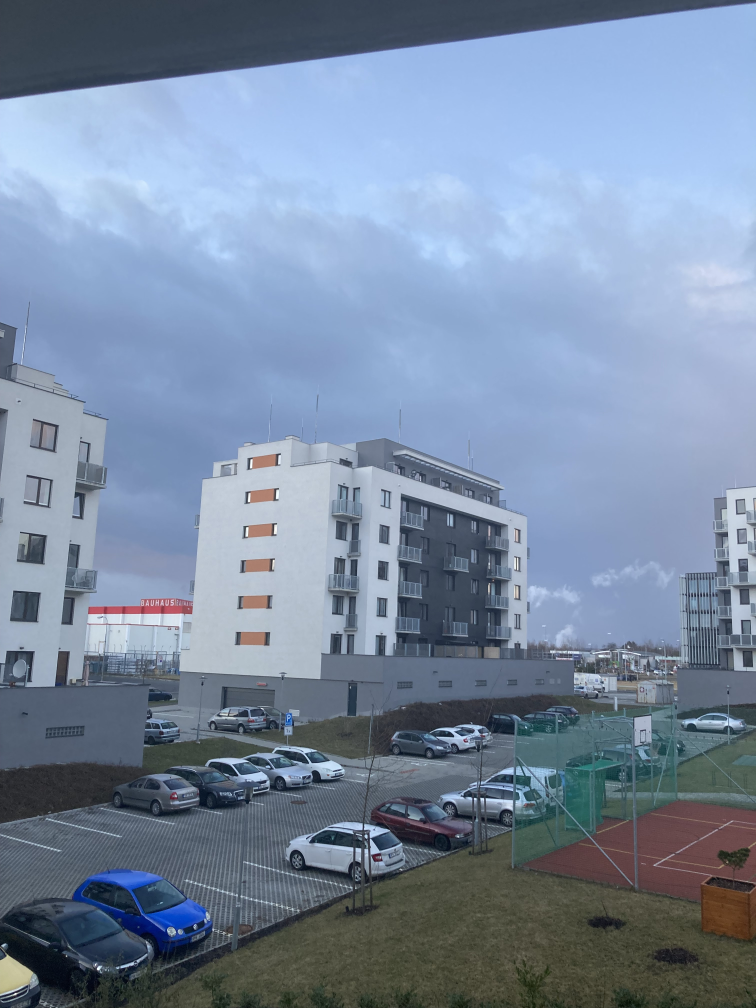
#> input picture CompImages/Dataset_01/IMG_2764.jpeg, 3024 x 4032 px (shown at 1/4 size)
$ python -i RemoveObjects_process.py   (imports and definitions only)
#> lines starting #> are read from the running program, lines starting #| are printed output that depends on the picture; after the words box and inside, x2 and y2 are one past the last pixel; in counts of white or black regions, pixels touching at a corner belong together
#> further down, picture is the input picture: shape (4032, 3024, 3); mean B, G, R 160.9, 138, 121.4
import imutils
import matplotlib.pyplot as plt
import numpy as np
import cv2
from PIL import Image
import base64
import io


# [326 lines left out: functions alignment, obj_remover, make_contures, blending, not called in this run]

def crop(image):
    y_nonzero, x_nonzero, _ = np.nonzero(image)
    return image[np.min(y_nonzero):np.max(y_nonzero), np.min(x_nonzero):np.max(x_nonzero)]


def trim(image):
    gray = cv2.cvtColor(image, cv2.COLOR_BGR2GRAY)
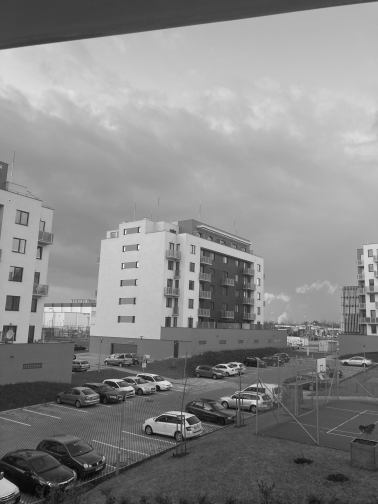
#> gray: shape (4032, 3024) (shown at 1/8 size); min 0, max 255, mean 135.6
    thresh = cv2.threshold(gray, 0, 255, cv2.THRESH_BINARY)[1]
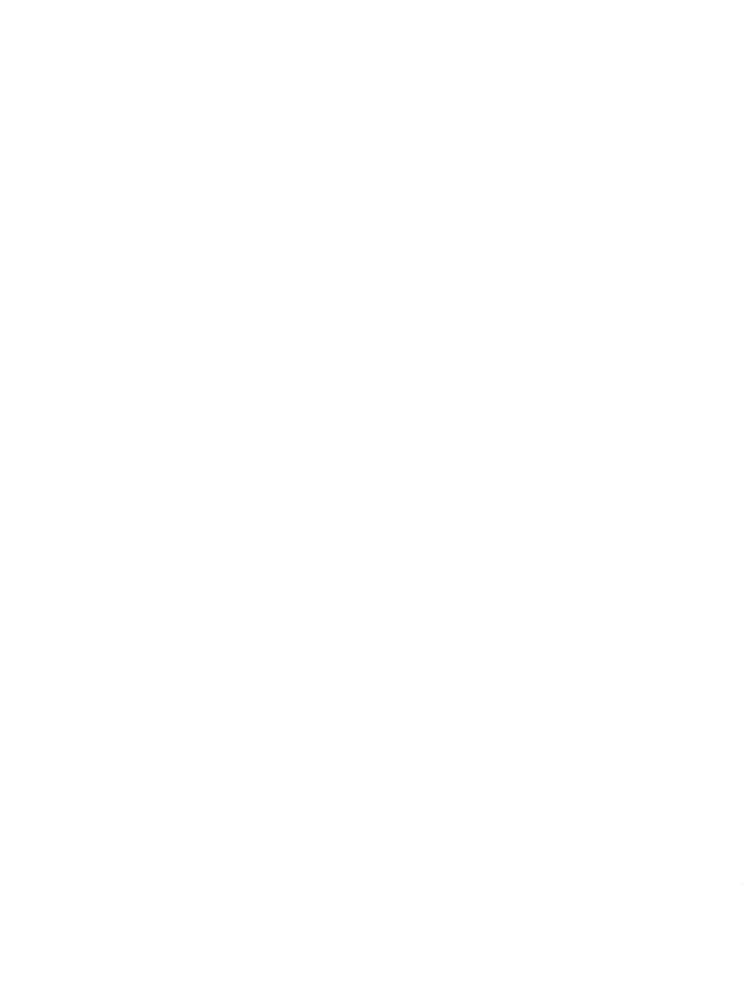
#> thresh: shape (4032, 3024) (shown at 1/4 size); 100% white; black in thin lines or dots, all inside (x1, y1, x2, y2) = (48, 3532, 2971, 3994)

    cnts,hierarchy = cv2.findContours(thresh.copy(), cv2.RETR_EXTERNAL,
                            cv2.CHAIN_APPROX_SIMPLE)
#> cnts = [[[0, 0], [0, 4031], [3023, 4031], [3023, 0]]]
    c = max(cnts, key=cv2.contourArea)
#> c = [[0, 0], [0, 4031], [3023, 4031], [3023, 0]]
    mask = np.zeros(thresh.shape, dtype="uint8")
    (x, y, w, h) = cv2.boundingRect(c)
#> x = 0; y = 0; w = 3024; h = 4032
    cv2.rectangle(mask, (x, y), (x + w, y + h), 255, -1)
#> mask: shape (4032, 3024); every value is 255
    minRect = mask.copy()
    sub = cv2.subtract(minRect, thresh)

    while cv2.countNonZero(sub) > 0:
        num_of_pixels=cv2.countNonZero(sub)
        sub_sums=[]

        subTop = sub[10:]
        sub_sums.append(np.sum(subTop))
        subBottom = sub[:-11]
        sub_sums.append(np.sum(subBottom))
        subLeft=sub[:,10:]
        sub_sums.append(np.sum(subLeft))
        subRight=sub[:,:-11]
        sub_sums.append(np.sum(subRight))

        min=np.argmin(sub_sums)
        if min==0:
            sub=sub[10:]
            image=image[10:]
        elif min==1:
            sub=sub[:-11]
            image=image[:-11]
        if min == 2:
            sub = sub[:,10:]
            image = image[:,10:]
        elif min==3:
            sub=sub[:,:-11]
            image=image[:,:-11]
        if num_of_pixels==cv2.countNonZero(sub):
            break
#> this loop made 1 pass
#> (num_of_pixels, min) on pass 1: (8, 0)
#> pass 1, in trim, `subTop = sub[10:]`:
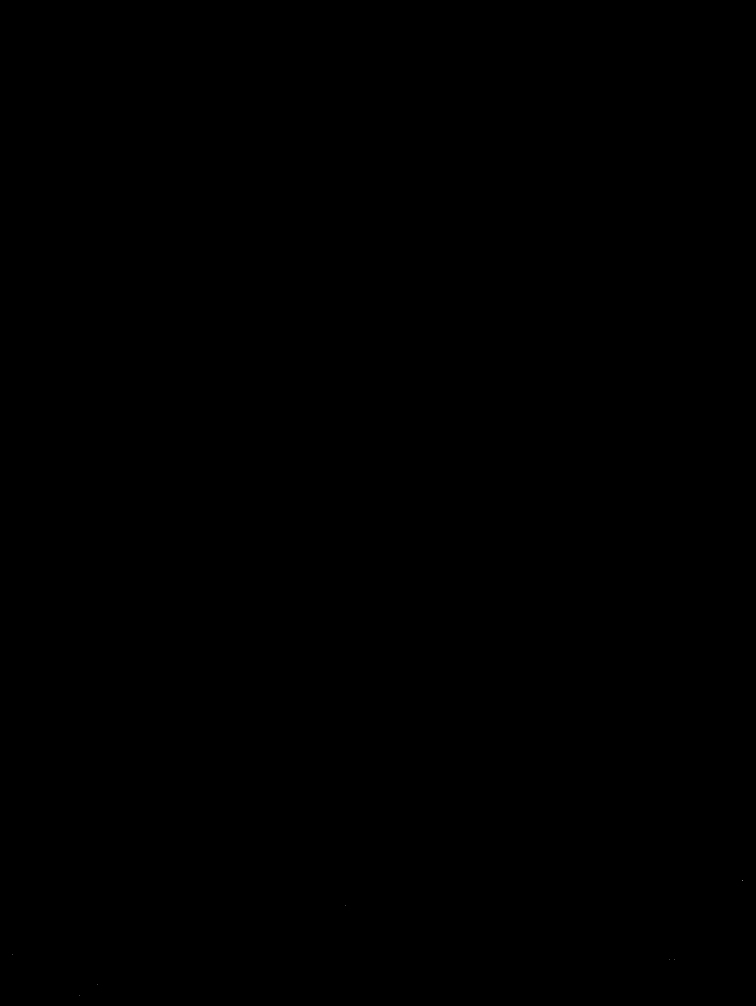
#> subTop: shape (4022, 3024) (shown at 1/4 size); 0% white in thin lines or dots, all inside (x1, y1, x2, y2) = (48, 3522, 2971, 3984)
        #cv2.imshow("subs",sub)
        #cv2.waitKey(0)
    return image

# [28 lines left out: function optic_flow, not called in this run]

>>> import cv2
>>> picture = cv2.imread('CompImages/Dataset_01/IMG_2764.jpeg')
>>> result = trim(picture)

$ run again, on CompImages/Dataset_01/IMG_2765.jpeg
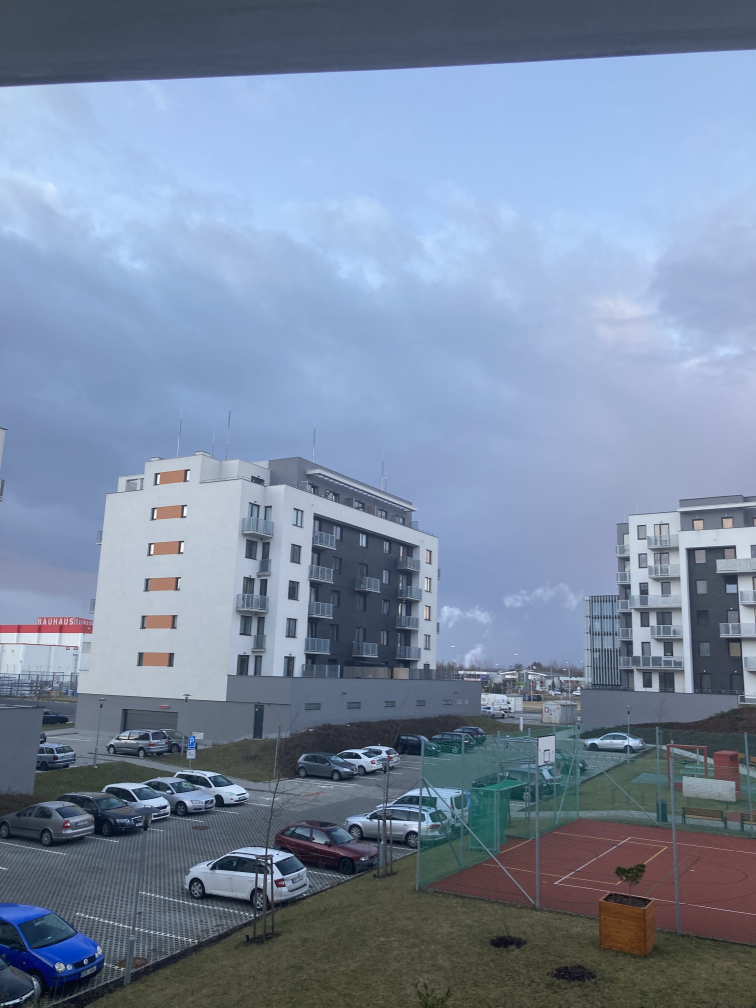
#> input picture CompImages/Dataset_01/IMG_2765.jpeg, 3024 x 4032 px (shown at 1/4 size)
#> picture is the input picture: shape (4032, 3024, 3); mean B, G, R 161.5, 137.6, 121.8
#> in trim, `gray = cv2.cvtColor(image, cv2.COLOR_BGR2GRAY)`:
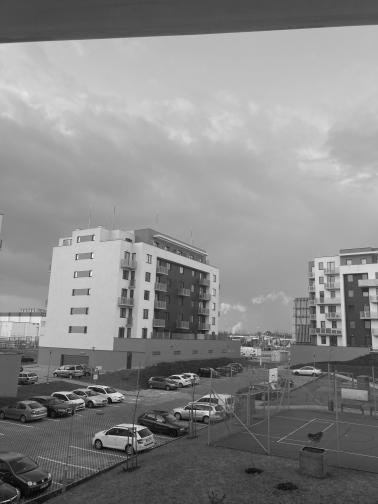
#> gray: shape (4032, 3024) (shown at 1/8 size); min 0, max 255, mean 135.6
#> thresh: shape (4032, 3024); 100% white; black in thin lines or dots, all inside (x1, y1, x2, y2) = (324, 3748, 3019, 4027)
#> cnts = [[[0, 0], [0, 4031], [3023, 4031], [3023, 0]]]
#> c = [[0, 0], [0, 4031], [3023, 4031], [3023, 0]]
#> x = 0; w = 3024; h = 4032
#> mask: shape (4032, 3024); every value is 255
#> the loop in trim, `while cv2.countNonZero(sub) > 0:` made 4 passes
#> (num_of_pixels, min) on passes 1 to 4: (13, 1), (12, 1), (11, 3), (10, 0)
#> after the loop in trim, `while cv2.countNonZero(sub) > 0:`:
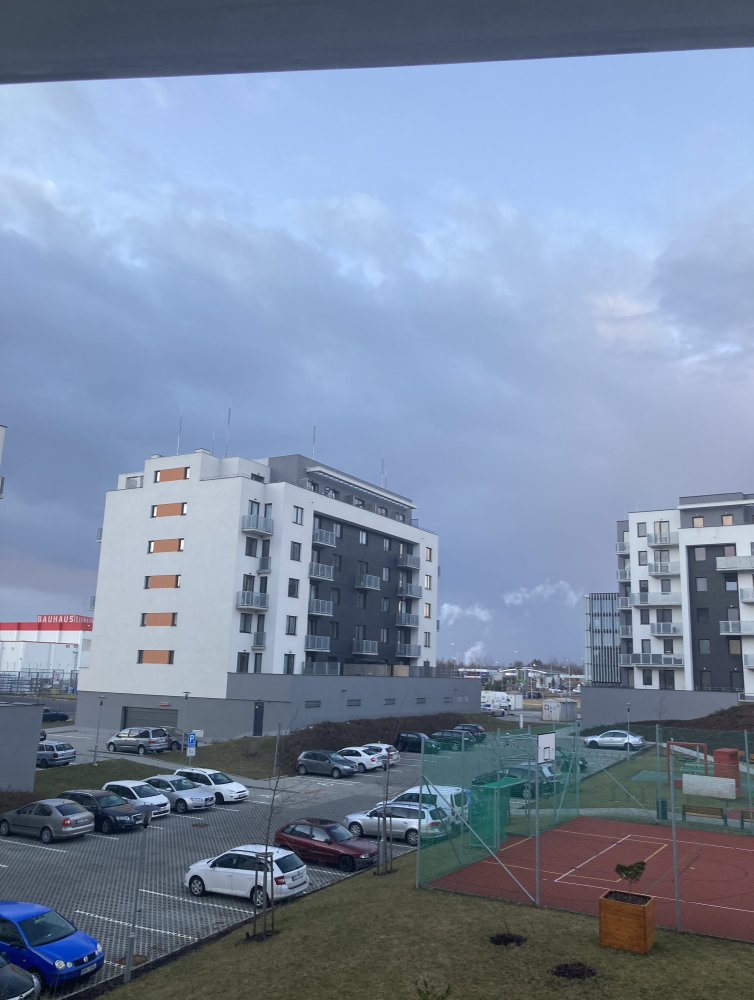
#> image: shape (4000, 3013, 3) (shown at 1/4 size); mean B, G, R 162.3, 138.1, 122.2

$ run again, on CompImages/Dataset_01/IMG_2766.jpeg
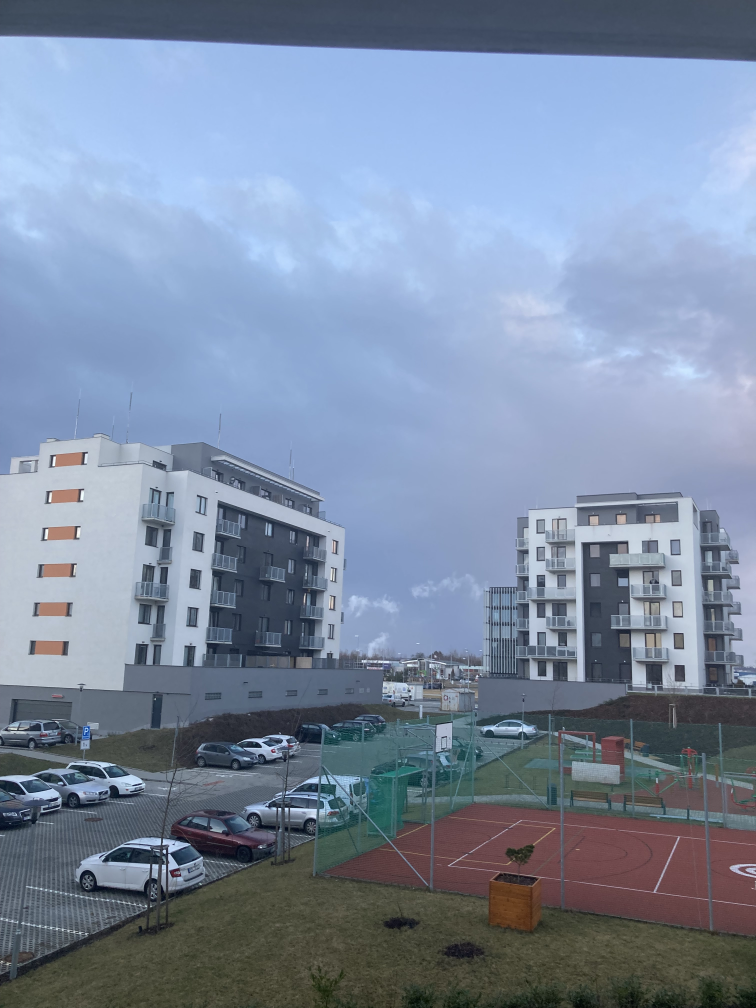
#> input picture CompImages/Dataset_01/IMG_2766.jpeg, 3024 x 4032 px (shown at 1/4 size)
#> picture is the input picture: shape (4032, 3024, 3); mean B, G, R 161.1, 138.6, 123.9
#> in trim, `gray = cv2.cvtColor(image, cv2.COLOR_BGR2GRAY)`:
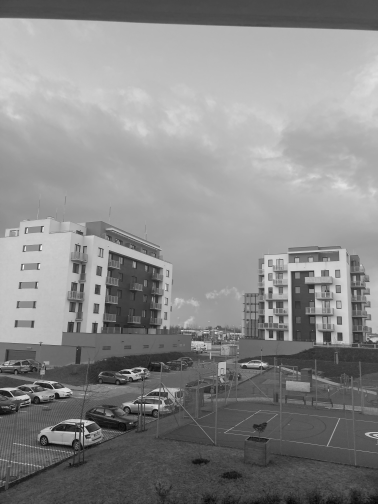
#> gray: shape (4032, 3024) (shown at 1/8 size); min 0, max 255, mean 136.8
#> thresh: shape (4032, 3024); 100% white; black in thin lines or dots, all inside (x1, y1, x2, y2) = (1, 3713, 1895, 3923)
#> cnts = [[[0, 0], [0, 4031], [3023, 4031], [3023, 0]]]
#> c = [[0, 0], [0, 4031], [3023, 4031], [3023, 0]]
#> x = 0; w = 3024; h = 4032
#> mask: shape (4032, 3024); every value is 255
#> the loop in trim, `while cv2.countNonZero(sub) > 0:` made 2 passes
#> (num_of_pixels, min) on passes 1 to 2: (3, 2), (2, 0)
#> after the loop in trim, `while cv2.countNonZero(sub) > 0:`:
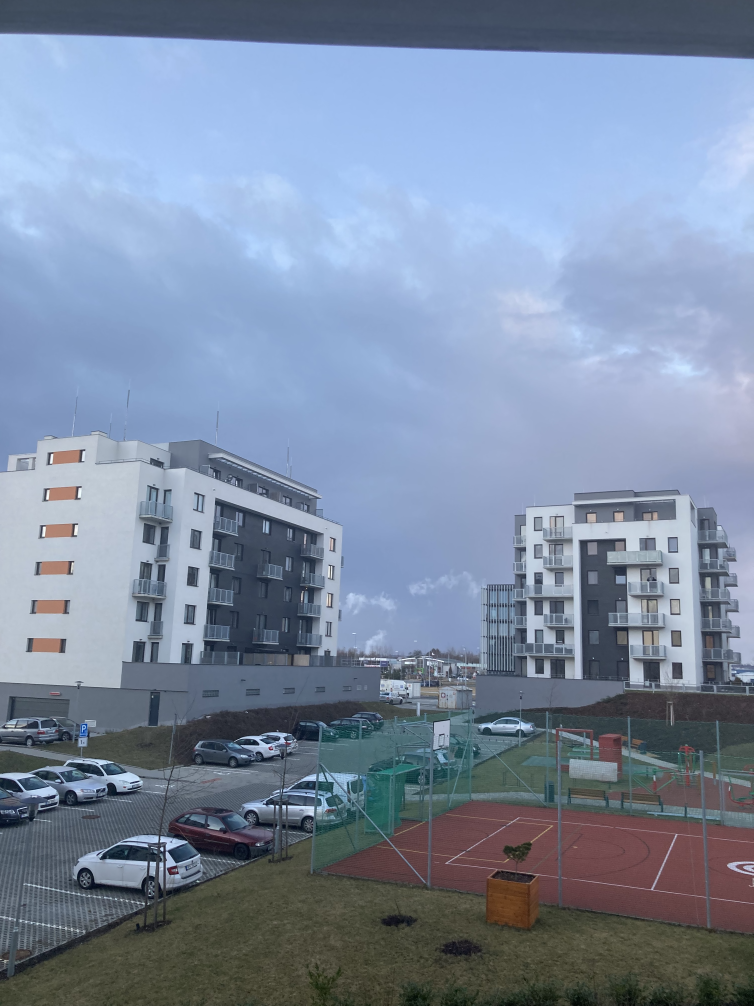
#> image: shape (4022, 3014, 3) (shown at 1/4 size); mean B, G, R 161.3, 138.7, 124
